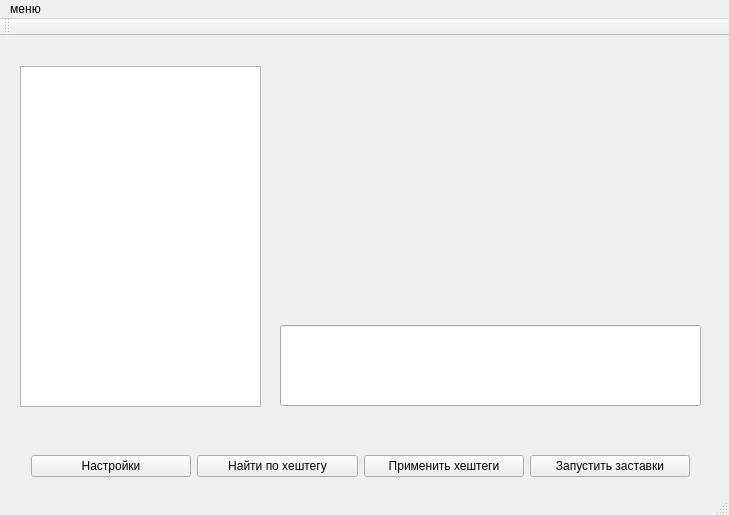
<?xml version="1.0" encoding="UTF-8"?>
<ui version="4.0">
 <class>MainWindow</class>
 <widget class="QMainWindow" name="MainWindow">
  <property name="geometry">
   <rect>
    <x>0</x>
    <y>0</y>
    <width>729</width>
    <height>515</height>
   </rect>
  </property>
  <property name="windowTitle">
   <string>MainWindow</string>
  </property>
  <widget class="QWidget" name="centralWidget">
   <widget class="QWidget" name="layoutWidget">
    <property name="geometry">
     <rect>
      <x>20</x>
      <y>390</y>
      <width>681</width>
      <height>81</height>
     </rect>
    </property>
    <layout class="QHBoxLayout" name="horizontalLayout">
     <item>
      <widget class="QPushButton" name="SettingsButton">
       <property name="text">
        <string>Настройки</string>
       </property>
      </widget>
     </item>
     <item>
      <widget class="QPushButton" name="SearchHashtagButton">
       <property name="text">
        <string>Найти по хештегу</string>
       </property>
      </widget>
     </item>
     <item>
      <widget class="QPushButton" name="ChangeHashtagButton">
       <property name="text">
        <string>Применить хештеги</string>
       </property>
      </widget>
     </item>
     <item>
      <widget class="QPushButton" name="TurnOnSplashScreenButton">
       <property name="text">
        <string>Запустить заставки</string>
       </property>
      </widget>
     </item>
    </layout>
   </widget>
   <widget class="QTreeView" name="treeView">
    <property name="enabled">
     <bool>true</bool>
    </property>
    <property name="geometry">
     <rect>
      <x>20</x>
      <y>30</y>
      <width>241</width>
      <height>341</height>
     </rect>
    </property>
   </widget>
   <widget class="QLineEdit" name="lineEdit">
    <property name="geometry">
     <rect>
      <x>280</x>
      <y>289</y>
      <width>421</width>
      <height>81</height>
     </rect>
    </property>
   </widget>
   <widget class="QLabel" name="Field">
    <property name="geometry">
     <rect>
      <x>280</x>
      <y>30</y>
      <width>411</width>
      <height>241</height>
     </rect>
    </property>
    <property name="text">
     <string/>
    </property>
   </widget>
  </widget>
  <widget class="QMenuBar" name="menuBar">
   <property name="geometry">
    <rect>
     <x>0</x>
     <y>0</y>
     <width>729</width>
     <height>21</height>
    </rect>
   </property>
   <widget class="QMenu" name="menu">
    <property name="title">
     <string>меню</string>
    </property>
   </widget>
   <addaction name="menu"/>
  </widget>
  <widget class="QToolBar" name="mainToolBar">
   <attribute name="toolBarArea">
    <enum>TopToolBarArea</enum>
   </attribute>
   <attribute name="toolBarBreak">
    <bool>false</bool>
   </attribute>
  </widget>
  <widget class="QStatusBar" name="statusBar"/>
  <action name="action">
   <property name="text">
    <string>Выйти из профиля</string>
   </property>
  </action>
 </widget>
 <layoutdefault spacing="6" margin="11"/>
 <resources/>
 <connections/>
</ui>
